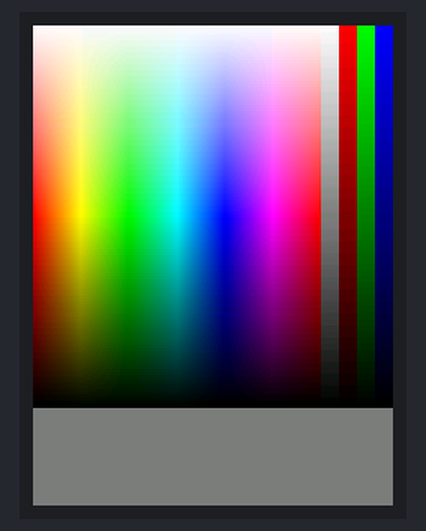
The sketch below on a simulated ESP32. On the bench: 240×320 colour display.

Above: at 0.4 s.
At 4.5 s:
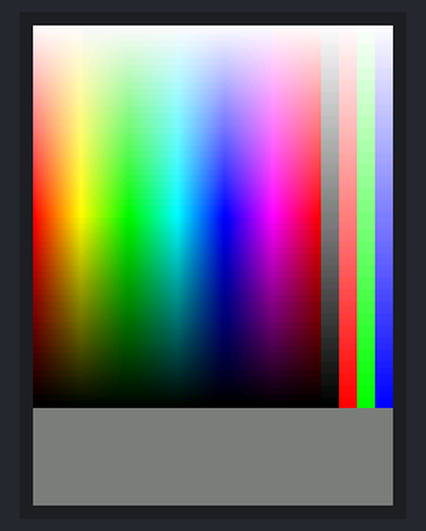
At 8.6 s:
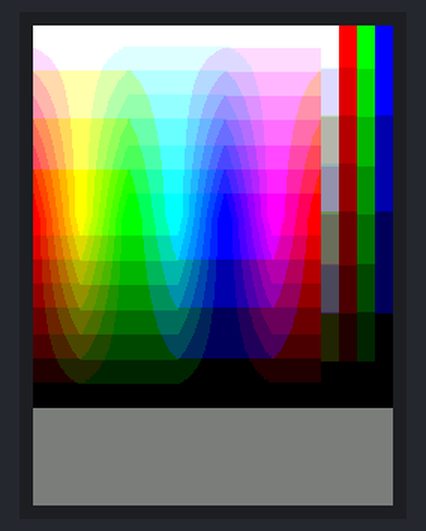

The sketch:

alphaBlend_Test.ino
```cpp
/*
  This tests the alpha blending function that is used with the anti-aliased
  fonts:

  Alpha = 0 = 100% background, alpha = 255 = 100% foreground colour

  blendedColor = tft.alphaBlend(alpha, fg_color, bg_color);

  The alphaBlend() function operates on 16 bit colours only
  A test is included where the colours are mapped to 8 bits after blending

  Information on alpha blending is here
  https://en.wikipedia.org/wiki/Alpha_compositing

  Example for library:
  https://github.com/Bodmer/TFT_eSPI

  The sketch has been tested on a 320x240 ILI9341 based TFT, it
  could be adapted for other screen sizes.

  Created by Bodmer 10/2/18

  #########################################################################
  ###### DON'T FORGET TO UPDATE THE User_Setup.h FILE IN THE LIBRARY ######
  #########################################################################
*/

#include <TFT_eSPI.h>       // Include the graphics library

TFT_eSPI tft = TFT_eSPI();  // Create object "tft"

// -------------------------------------------------------------------------
// Setup
// -------------------------------------------------------------------------
void setup(void) {
  tft.init();
  tft.setRotation(0);
  tft.fillScreen(TFT_DARKGREY);
}

// -------------------------------------------------------------------------
// Main loop
// -------------------------------------------------------------------------
void loop()
{
  // 16 bit colours  (5 bits red, 6 bits green, 5 bits blue)
  // Blend from white to full spectrum
  for (int a = 0; a < 256; a+=2) // Alpha 0 = 100% background, alpha 255 = 100% foreground
  {
    for (int c = 0; c < 192; c++) tft.drawPixel(c, a/2, tft.alphaBlend(a, rainbow(c), TFT_WHITE));
  }

  // Blend from full spectrum to black
  for (int a = 255; a > 2; a-=2)
  {
    for (int c = 0; c < 192; c++) tft.drawPixel(c, 128 + (255-a)/2, tft.alphaBlend(a, rainbow(c), TFT_BLACK));
  }

  // Blend from white to black (32 grey levels)
  for (uint16_t a = 0; a < 255; a++) // Alpha 0 = 100% background, alpha 255 = 100% foreground
  {
    tft.drawFastHLine(192, a, 12, tft.alphaBlend(a, TFT_BLACK, TFT_WHITE));
    tft.drawFastHLine(204, a, 12, tft.alphaBlend(a, TFT_BLACK, TFT_RED));
    tft.drawFastHLine(216, a, 12, tft.alphaBlend(a, TFT_BLACK, TFT_GREEN));
    tft.drawFastHLine(228, a, 12, tft.alphaBlend(a, TFT_BLACK, TFT_BLUE));
  }

  delay(4000);

  // Blend from white to colour (32 grey levels)
  for (uint16_t a = 0; a < 255; a++) // Alpha 0 = 100% background, alpha 255 = 100% foreground
  {
    //tft.drawFastHLine(192, a, 12, tft.alphaBlend(a, TFT_BLACK, TFT_WHITE));
    tft.drawFastHLine(204, a, 12, tft.alphaBlend(a, TFT_RED,   TFT_WHITE));
    tft.drawFastHLine(216, a, 12, tft.alphaBlend(a, TFT_GREEN, TFT_WHITE));
    tft.drawFastHLine(228, a, 12, tft.alphaBlend(a, TFT_BLUE,  TFT_WHITE));
  }

  delay(4000);

  //*
  // Decrease to 8 bit colour (3 bits red, 3 bits green, 2 bits blue)
  // Blend from white to full spectrum
  for (int a = 0; a < 256; a+=2) // Alpha 0 = 100% background, alpha 255 = 100% foreground
  {
    // Convert blended 16 bit colour to 8 bits to reduce colour resolution, then map back to 16 bits for displaying
    for (int c = 0; c < 192; c++) tft.drawPixel(c, a/2, tft.color8to16(tft.color16to8(tft.alphaBlend(a, rainbow(c), 0xFFFF))));
  }

  // Blend from full spectrum to black
  for (int a = 255; a > 2; a-=2)
  {
    // Convert blended 16 bit colour to 8 bits to reduce colour resolution, then map back to 16 bits for displaying
    for (int c = 0; c < 192; c++) tft.drawPixel(c, 128 + (255-a)/2, tft.color8to16(tft.color16to8(tft.alphaBlend(a, rainbow(c), 0))));
  }

  // Blend from white to black (4 grey levels - it will draw 4 more with a blue tinge due to lower blue bit count)
  // Blend from black to a primary colour
  for (uint16_t a = 0; a < 255; a++) // Alpha 0 = 100% background, alpha 255 = 100% foreground
  {
    tft.drawFastHLine(192, a, 12, tft.color8to16(tft.color16to8(tft.alphaBlend(a, TFT_BLACK, TFT_WHITE))));
    tft.drawFastHLine(204, a, 12, tft.color8to16(tft.color16to8(tft.alphaBlend(a, TFT_BLACK, TFT_RED))));
    tft.drawFastHLine(216, a, 12, tft.color8to16(tft.color16to8(tft.alphaBlend(a, TFT_BLACK, TFT_GREEN))));
    tft.drawFastHLine(228, a, 12, tft.color8to16(tft.color16to8(tft.alphaBlend(a, TFT_BLACK, TFT_BLUE))));
  }

  delay(4000);
  //*/

  /*
  // 16 bit colours  (5 bits red, 6 bits green, 5 bits blue)
  for (int a = 0; a < 256; a+=2) // Alpha 0 = 100% background, alpha 255 = 100% foreground
  {
    for (int c = 0; c < 192; c++) tft.drawPixel(c, a/2, tft.alphaBlend(a, rainbow(c), TFT_CYAN));
  }

  // Blend from full spectrum to cyan
  for (int a = 255; a > 2; a-=2)
  {
    for (int c = 0; c < 192; c++) tft.drawPixel(c, 128 + (255-a)/2, tft.alphaBlend(a, rainbow(c), TFT_YELLOW));
  }
  //*/

  /*
  // Blend other colour transitions for test purposes
  for (uint16_t a = 0; a < 255; a++) // Alpha 0 = 100% background, alpha 255 = 100% foreground
  {
    tft.drawFastHLine(192, a, 12, tft.alphaBlend(a, TFT_WHITE,  TFT_WHITE));  // Should show as solid white
    tft.drawFastHLine(204, a, 12, tft.alphaBlend(a, TFT_BLACK,  TFT_BLACK));  // Should show as solid black
    tft.drawFastHLine(216, a, 12, tft.alphaBlend(a, TFT_YELLOW, TFT_CYAN));   // Brightness should be fairly even
    tft.drawFastHLine(228, a, 12, tft.alphaBlend(a, TFT_CYAN,   TFT_MAGENTA));// Brightness should be fairly even
  }

  delay(4000);
  //*/
}


// #########################################################################
// Return a 16 bit rainbow colour
// #########################################################################
unsigned int rainbow(byte value)
{
  // If 'value' is in the range 0-159 it is converted to a spectrum colour
  // from 0 = red through to 127 = blue to 159 = violet
  // Extending the range to 0-191 adds a further violet to red band

  value = value%192;

  byte red   = 0; // Red is the top 5 bits of a 16 bit colour value
  byte green = 0; // Green is the middle 6 bits, but only top 5 bits used here
  byte blue  = 0; // Blue is the bottom 5 bits

  byte sector = value >> 5;
  byte amplit = value & 0x1F;

  switch (sector)
  {
    case 0:
      red   = 0x1F;
      green = amplit; // Green ramps up
      blue  = 0;
      break;
    case 1:
      red   = 0x1F - amplit; // Red ramps down
      green = 0x1F;
      blue  = 0;
      break;
    case 2:
      red   = 0;
      green = 0x1F;
      blue  = amplit; // Blue ramps up
      break;
    case 3:
      red   = 0;
      green = 0x1F - amplit; // Green ramps down
      blue  = 0x1F;
      break;
    case 4:
      red   = amplit; // Red ramps up
      green = 0;
      blue  = 0x1F;
      break;
    case 5:
      red   = 0x1F;
      green = 0;
      blue  = 0x1F - amplit; // Blue ramps down
      break;
  }

  return red << 11 | green << 6 | blue;
}
```

Measured:
- by itself, everything shown: repeats every 12.3 s, in 3 steps
- what the display in image 1 shows lasts 4.2 s, from 4.4 s to 8.6 s
